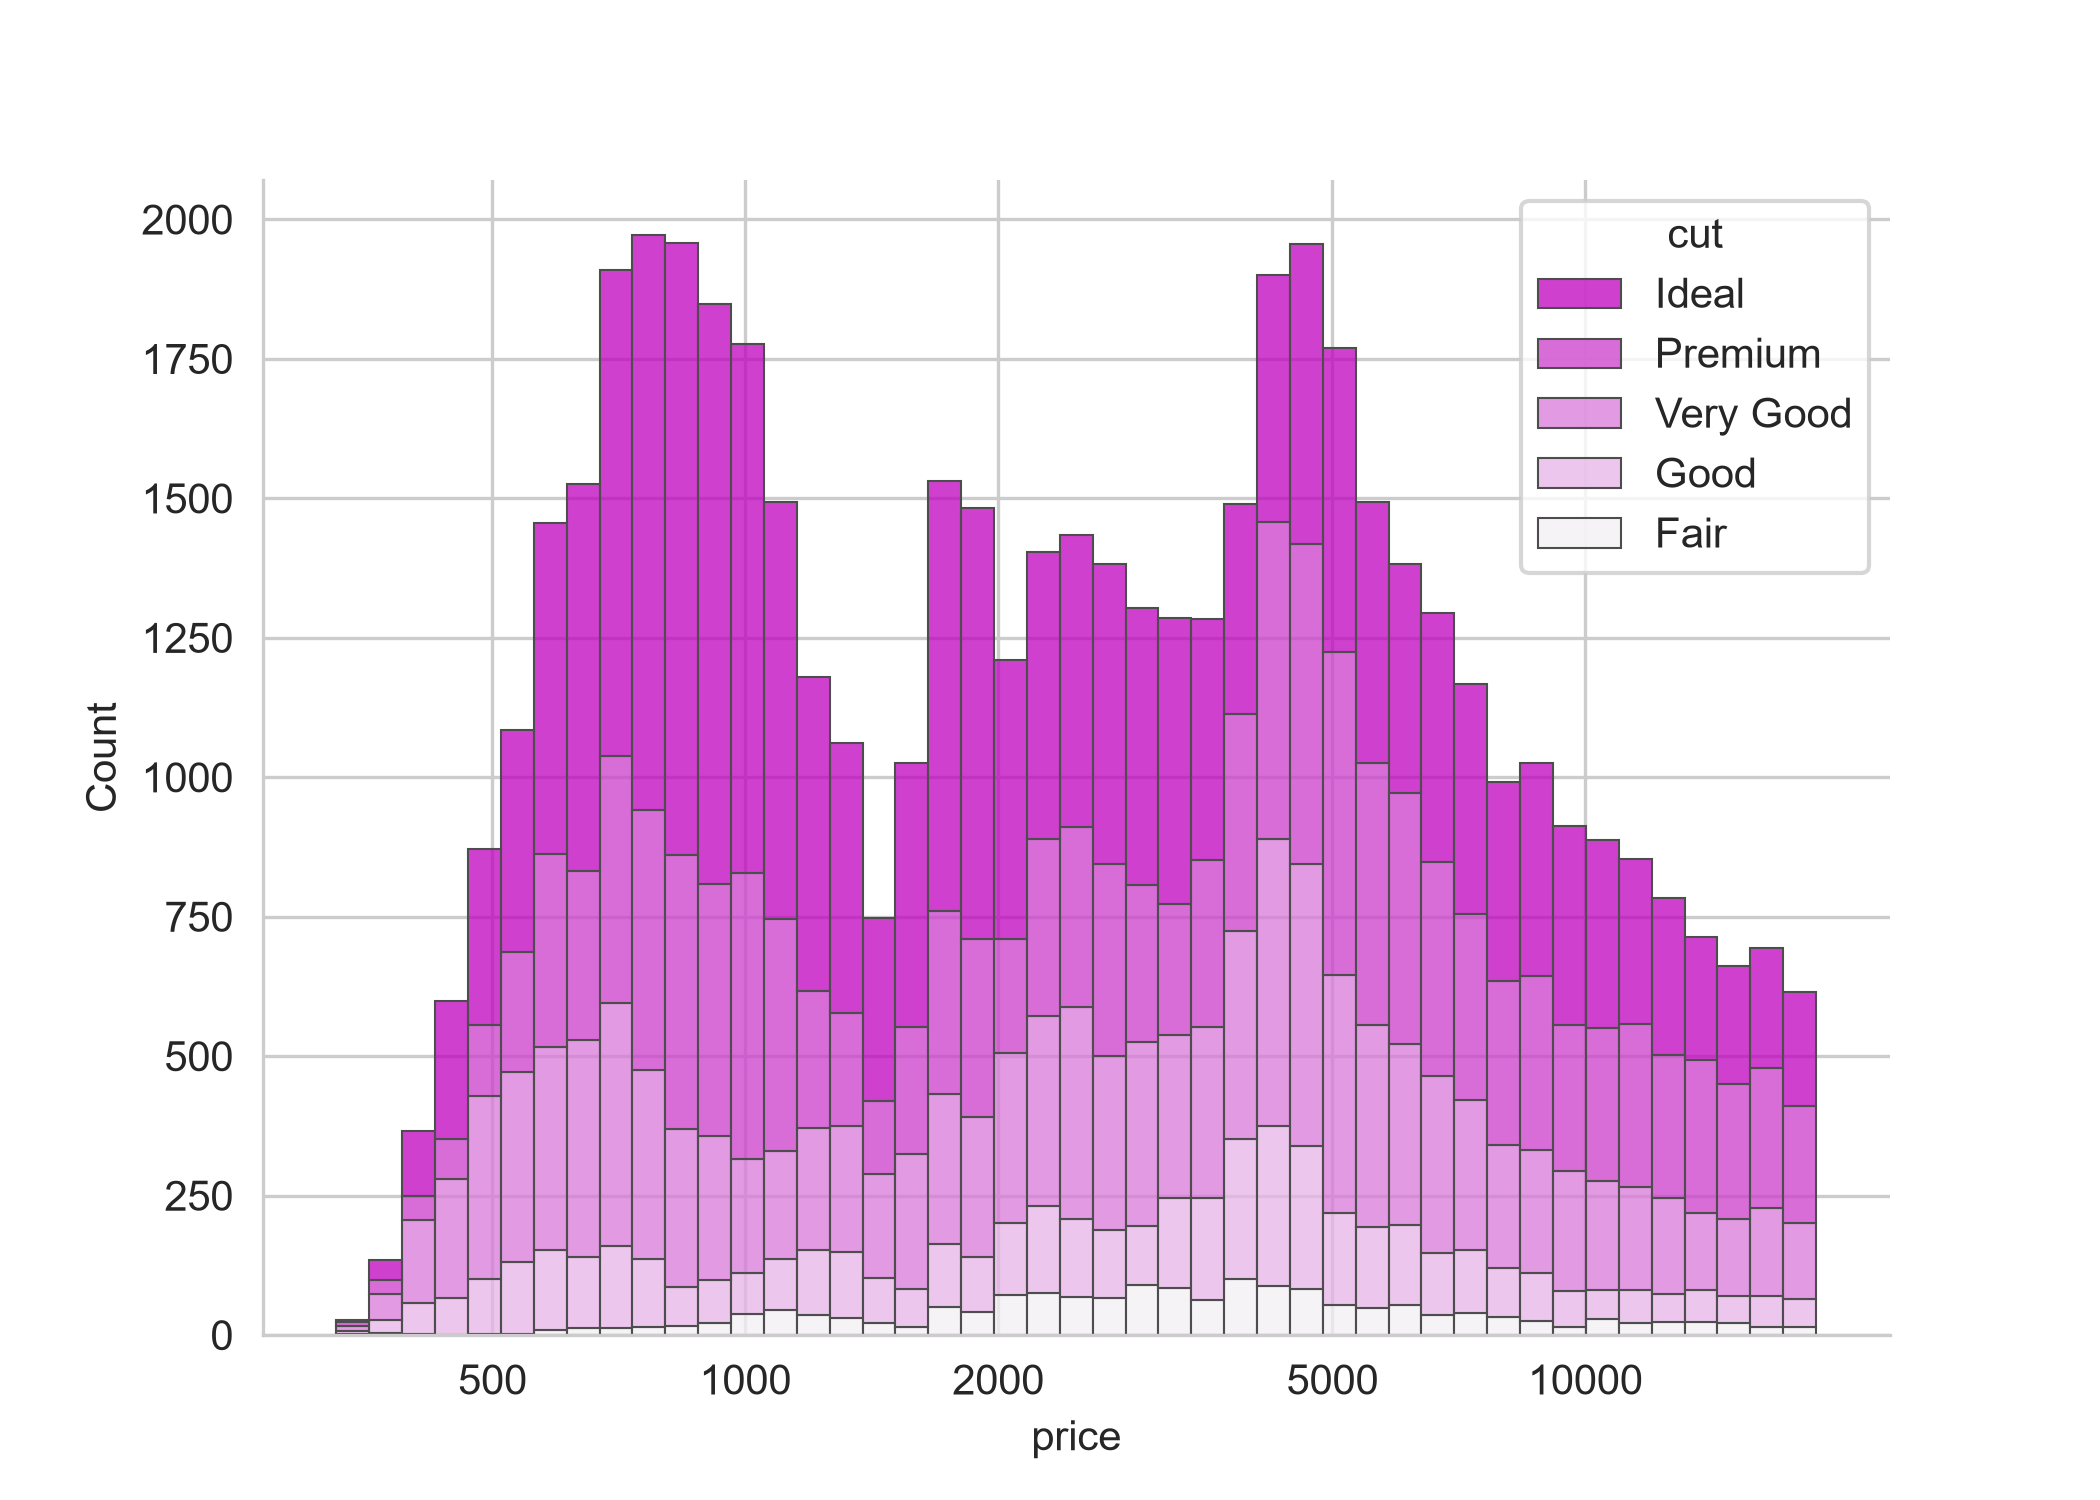

Write the Python code that produced this figure.
import matplotlib.pyplot as plt
import seaborn as sns
import matplotlib as mpl

sns.set_style("whitegrid")

# Load the example diamonds dataset
diamonds = sns.load_dataset("diamonds")

# -- Histogram
f, ax = plt.subplots(figsize=(7, 5))
sns.despine(f)

sns.histplot(
    diamonds,
    x="price", hue="cut",
    multiple="stack",
    palette="light:m_r",
    edgecolor=".3",
    linewidth=.5,
    log_scale=True,
)
ax.xaxis.set_major_formatter(mpl.ticker.ScalarFormatter())
ax.set_xticks([500, 1000, 2000, 5000, 10000])
plt.savefig("histogram.png", dpi=300)
